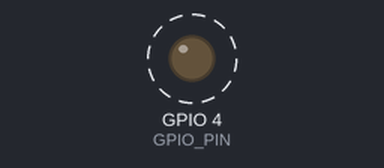
Recording of a sketch running on a simulated ESP32. On the bench: output pins drawn as LEDs (lit = HIGH). Dashed ring = blinking.

Above: at 0.5 s.
Timing chart, 0 to 4.6 s (numbered marks = the images above):
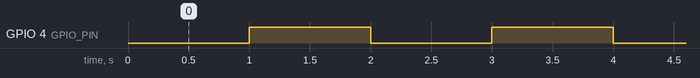

Measured:
- by itself, GPIO 4 (GPIO_PIN): alternates HIGH for 1.0 s and LOW for 1.0 s

The sketch:

two_int_toggle.ino
```cpp
#include <Arduino.h>

#define GPIO_PIN 4 // GPIO pin to toggle

hw_timer_t *timer = NULL;   // Hardware timer
volatile bool gpioState = false; // Variable to track GPIO state

void IRAM_ATTR onTimer() {
  gpioState = !gpioState;          // Toggle GPIO state
  digitalWrite(GPIO_PIN, gpioState); // Set GPIO to the new state
}

void setup() {
  pinMode(GPIO_PIN, OUTPUT);       // Set GPIO as output
  digitalWrite(GPIO_PIN, LOW);     // Initialize GPIO to LOW

  timer = timerBegin(0, 80, true); // Initialize timer 0, prescaler 80 (1 µs ticks), count up
  timerAttachInterrupt(timer, &onTimer, true); // Attach ISR to the timer
  timerAlarmWrite(timer, 1000000, true);       // Set timer period to 1 second (1,000,000 µs)
  timerAlarmEnable(timer);                     // Enable the timer alarm
}

void loop() {
  // Nothing to do here, the timer interrupt handles the toggling
}
```
